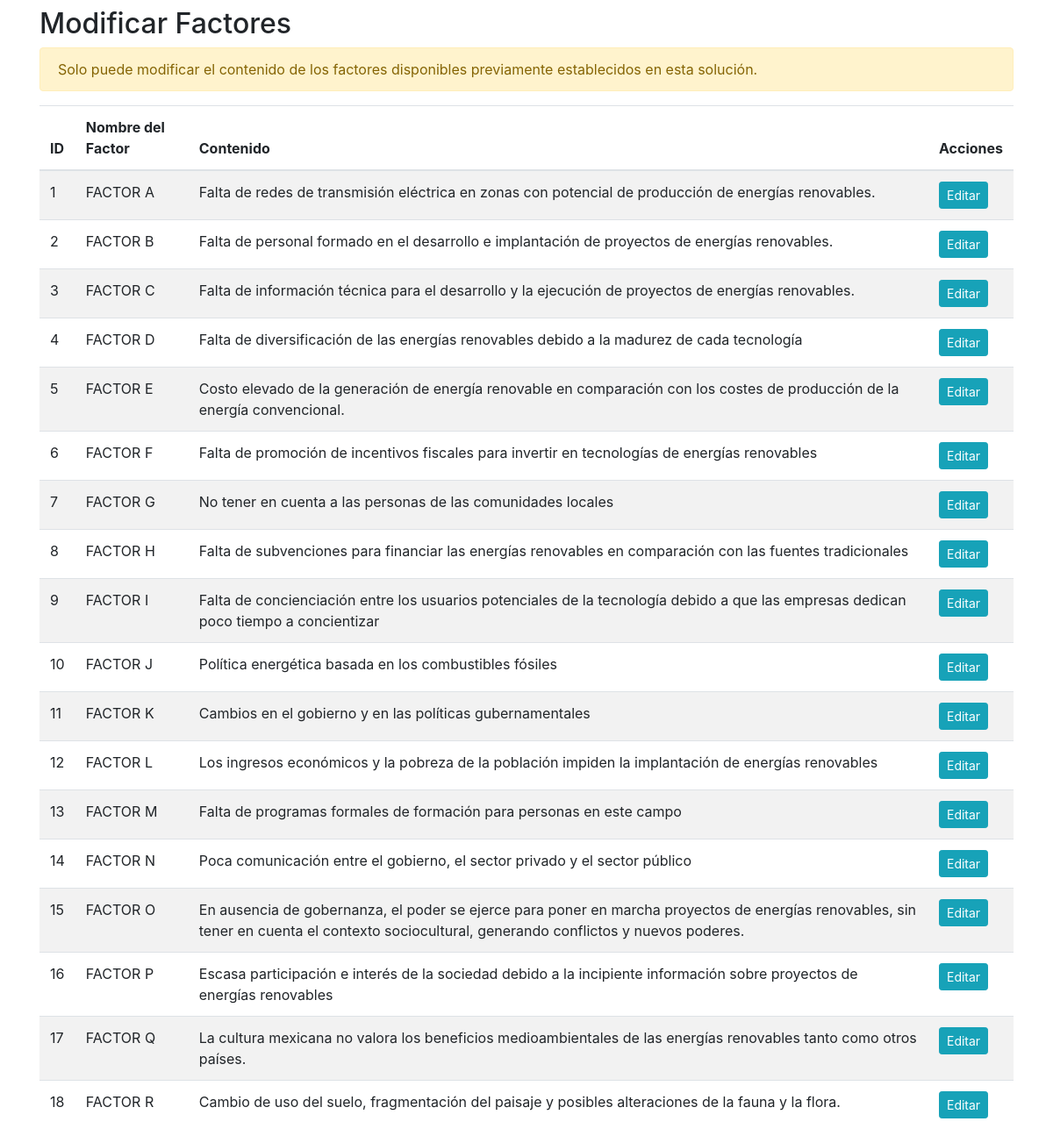
Page /views/pages/pagesAdmin/gestion_factores.php (signed in) on the committed database.
### tables this page shows
CREATE TABLE `Factor` (
  `id_factor` int NOT NULL,
  `nombre_factor` varchar(50) NOT NULL,
  `contenido_factor` text NOT NULL
);

### views/pages/pagesAdmin/gestion_factores.php (the view, shortened to what this page needs)
<?php
include '../../../db.php';
$sql = "SELECT * FROM Factor";
$result = $conn->query($sql);
$factores = [];
if ($result->num_rows > 0) {
    while ($row = $result->fetch_assoc()) {
        $factores[] = $row;
    }
}
?>
<!DOCTYPE html>
<html lang="es">
<head>
    <link rel="stylesheet" href="https://stackpath.bootstrapcdn.com/bootstrap/4.5.2/css/bootstrap.min.css">
    <link rel="stylesheet" href="https://cdnjs.cloudflare.com/ajax/libs/font-awesome/5.15.4/css/all.min.css">
    <link rel="stylesheet" href="../../../styles/stylesCategoriasEncuesta.css">
    <link rel="stylesheet" href="https://cdnjs.cloudflare.com/ajax/libs/toastr.js/latest/toastr.min.css">
</head>
<body>
    <div class="container mt-2">
        <h2>Modificar Factores</h2>
        <div class="alert alert-warning" role="alert">
            Solo puede modificar el contenido de los factores disponibles previamente establecidos en esta solución.
        </div>
        <table class="table table-striped">
            <thead>
                <tr>
                    <th>ID</th>
                    <th>Nombre del Factor</th>
                    <th>Contenido</th>
                    <th>Acciones</th>
                </tr>
            </thead>
            <tbody>
                <?php foreach ($factores as $factor) : ?>
                    <tr>
                        <td><?php echo $factor['id_factor']; ?></td>
                        <td><?php echo $factor['nombre_factor']; ?></td>
                        <td><?php echo $factor['contenido_factor']; ?></td>
                        <td>
                            <button class="btn btn-info btn-sm editar-factor" data-id="<?php echo $factor['id_factor']; ?>" data-nombre="<?php echo $factor['nombre_factor']; ?>" data-contenido="<?php echo $factor['contenido_factor']; ?>">Editar</button>
                        </td>
                    </tr>
                <?php endforeach; ?>
            </tbody>
        </table>
    </div>
</body>
</html>

### rows in the picture
factor: id_factor "1", nombre_factor "FACTOR A", contenido_factor "Falta de redes de transmisión eléctrica en zonas con potencial de producción de energías renovables."
factor: id_factor "2", nombre_factor "FACTOR B", contenido_factor "Falta de personal formado en el desarrollo e implantación de proyectos de energías renovables."
factor: id_factor "3", nombre_factor "FACTOR C", contenido_factor "Falta de información técnica para el desarrollo y la ejecución de proyectos de energías renovables."
factor: id_factor "4", nombre_factor "FACTOR D", contenido_factor "Falta de diversificación de las energías renovables debido a la madurez de cada tecnología"
factor: id_factor "5", nombre_factor "FACTOR E", contenido_factor "Costo elevado de la generación de energía renovable en comparación con los costes de producción de la energía convencional."
factor: id_factor "6", nombre_factor "FACTOR F", contenido_factor "Falta de promoción de incentivos fiscales para invertir en tecnologías de energías renovables"
factor: id_factor "7", nombre_factor "FACTOR G", contenido_factor "No tener en cuenta a las personas de las comunidades locales"
factor: id_factor "8", nombre_factor "FACTOR H", contenido_factor "Falta de subvenciones para financiar las energías renovables en comparación con las fuentes tradicionales"
factor: id_factor "9", nombre_factor "FACTOR I", contenido_factor "Falta de concienciación entre los usuarios potenciales de la tecnología debido a que las empresas dedican poco tiempo a concientizar"
factor: id_factor "10", nombre_factor "FACTOR J", contenido_factor "Política energética basada en los combustibles fósiles"
factor: id_factor "11", nombre_factor "FACTOR K", contenido_factor "Cambios en el gobierno y en las políticas gubernamentales"
factor: id_factor "12", nombre_factor "FACTOR L", contenido_factor "Los ingresos económicos y la pobreza de la población impiden la implantación de energías renovables"
factor: id_factor "13", nombre_factor "FACTOR M", contenido_factor "Falta de programas formales de formación para personas en este campo"
factor: id_factor "14", nombre_factor "FACTOR N", contenido_factor "Poca comunicación entre el gobierno, el sector privado y el sector público"
factor: id_factor "15", nombre_factor "FACTOR O", contenido_factor "En ausencia de gobernanza, el poder se ejerce para poner en marcha proyectos de energías renovables, sin tener en cuenta el contexto sociocultural, generando conflictos y nuevos poderes."
factor: id_factor "16", nombre_factor "FACTOR P", contenido_factor "Escasa participación e interés de la sociedad debido a la incipiente información sobre proyectos de energías renovables"
factor: id_factor "17", nombre_factor "FACTOR Q", contenido_factor "La cultura mexicana no valora los beneficios medioambientales de las energías renovables tanto como otros países."
factor: id_factor "18", nombre_factor "FACTOR R", contenido_factor "Cambio de uso del suelo, fragmentación del paisaje y posibles alteraciones de la fauna y la flora."
